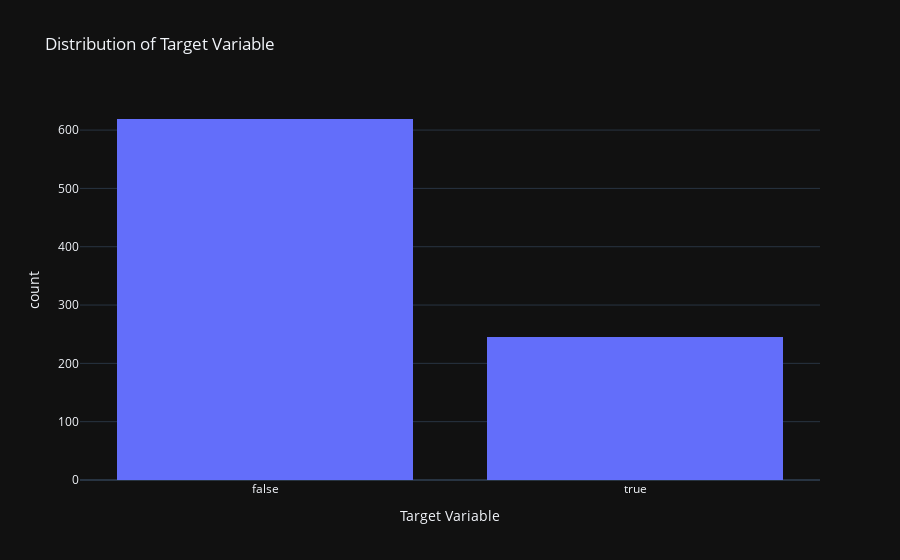

Here is the notebook cell this chart was saved with:
### Markdown cell above
# PLOTLY

### Code cell
import plotly.express as px

fig_target_distribution = px.histogram(new_df, x='Symptom Type_Children', title='Distribution of Target Variable',
                                       labels={'Symptom Type_Children': 'Target Variable'}, template='plotly_dark')
fig_target_distribution.show()

### Figure 1 — Plotly figure (JSON) as saved in the notebook; plotly's stock layout.template omitted (floating-point values rounded to 4 significant figures; data arrays with more than 128 entries replaced by an {"elided": "..."} marker saying what was removed)
{"data": [{"alignmentgroup": "True", "bingroup": "x", "hovertemplate": "Target Variable=%{x}<br>count=%{y}<extra></extra>", "legendgroup": "", "marker": {"color": "#636efa", "pattern": {"shape": ""}}, "name": "", "offsetgroup": "", "orientation": "v", "showlegend": false, "type": "histogram", "x": {"elided": "864 bool values"}, "xaxis": "x", "yaxis": "y"}], "layout": {"barmode": "relative", "legend": {"tracegroupgap": 0}, "title": {"text": "Distribution of Target Variable"}, "xaxis": {"anchor": "y", "domain": [0, 1], "title": {"text": "Target Variable"}}, "yaxis": {"anchor": "x", "domain": [0, 1], "title": {"text": "count"}}}}
